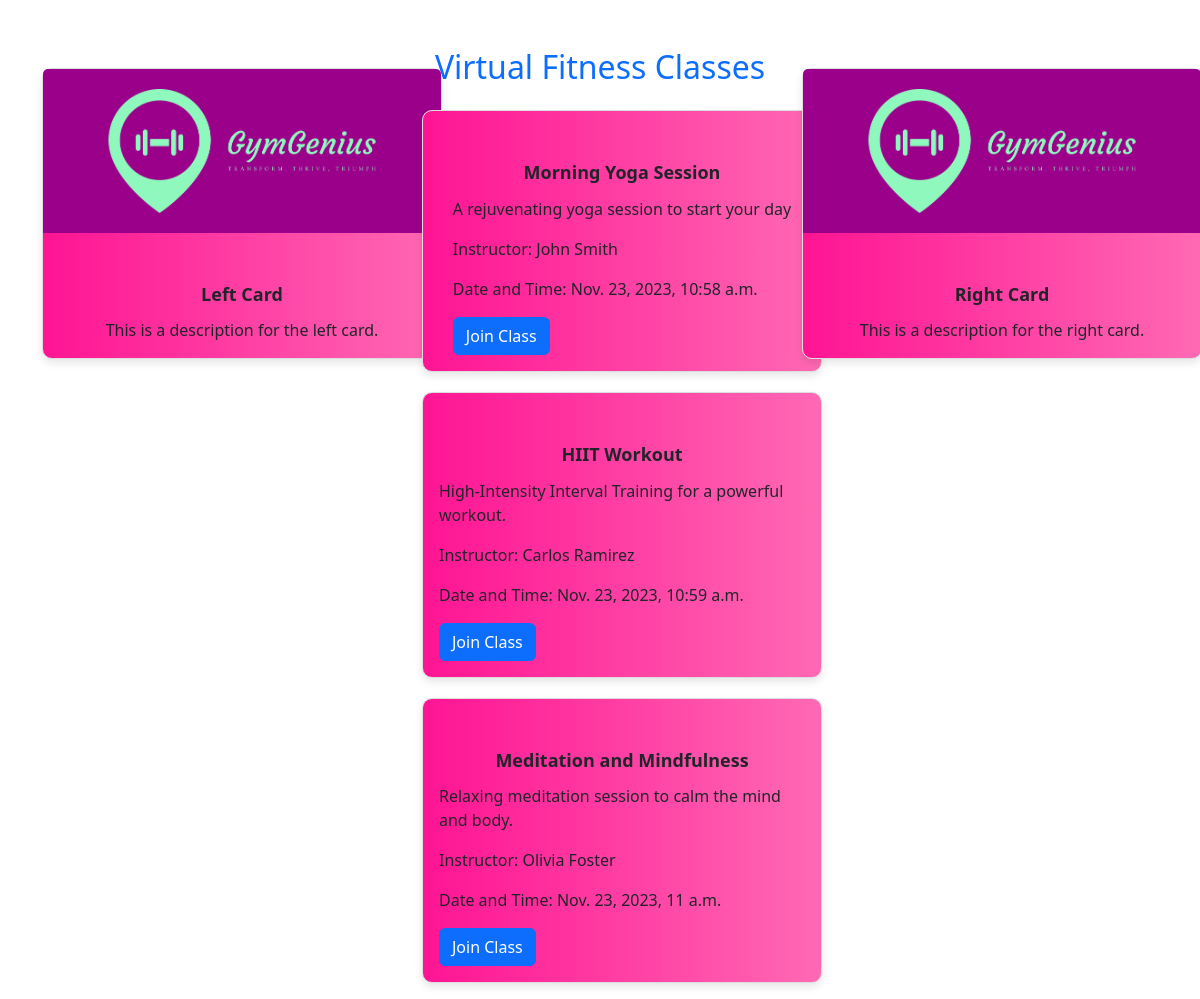
Page /virtual-classes/ (signed in) on the committed database.
### FitMate/models.py (models this page shows, shortened)
class VirtualFitnessClass(models.Model):
    title = models.CharField(max_length=100)
    description = models.TextField()
    date_time = models.DateTimeField()
    instructor = models.ForeignKey(Trainer, on_delete=models.CASCADE, null=True, blank=True)
    meeting_link = models.URLField()

class Trainer(models.Model):
    name = models.CharField(max_length=50)
    expertise = models.CharField(max_length=50)
    def __str__(self):
        return self.name

### FitMate/views.py (the view)
# urls.py: path('virtual-classes/', views.virtual_classes, name='virtual_classes'),
@login_required
def virtual_classes(request):
    classes = VirtualFitnessClass.objects.all()
    context = {'classes': classes}
    return render(request, 'virtual_classes.html', context)

### templates/virtual_classes.html (shortened to what this page needs)
{% load static %}
<html>
<head>
    <link rel="stylesheet" href="{% static 'css/home.css' %}">
    {% load bootstrap5 %}
    {% bootstrap_css %}
</head>
<body>
{% block content %}
<div class="container mt-5">
    <div class="row">
        <div class="col-md-4">
            <div class="card mb-3">
                <img src="{% static 'images/cover.png' %}" class="card-img-top" alt="Left Image">
                <div class="card-body">
                    <h5 class="card-title">Left Card</h5>
                    <p class="card-text mt-5">This is a description for the left card.</p>
                </div>
            </div>
        </div>
        <div class="col-md-4">
          <h2 class="mb-4 text-center text-primary">Virtual Fitness Classes</h2>
          {% for virtual_class in classes %}
          <div class="card mb-3">
            <div class="card-body">
              <h5 class="card-title mt-0">{{ virtual_class.title }}</h5>
              <p class="card-text mt-5">{{ virtual_class.description }}</p>
              <p class="card-text">Instructor: {{ virtual_class.instructor }}</p>
              <p class="card-text">Date and Time: {{ virtual_class.date_time }}</p>
              <a href="{{ virtual_class.meeting_link }}" class="btn btn-primary">Join Class</a>
            </div>
          </div>
        {% endfor %}
        </div>
        <div class="col-md-4">
            <div class="card mb-3">
                <img src="{% static 'images/cover.png' %}" class="card-img-top" alt="Right Image">
                <div class="card-body">
                    <h5 class="card-title">Right Card</h5>
                    <p class="card-text mt-5">This is a description for the right card.</p>
                </div>
            </div>
        </div>
    </div>
</div>
{% endblock %}
</body>
</html>

### FitMate/static/css/home.css (style rules this page uses)
.card { width: 400px; margin: 20px auto; border: 1px solid #ddd; border-radius: 10px; box-shadow: 0 4px 8px 0 rgba(0, 0, 0, 0.2); background-color: #fff; transition: transform 0.2s; position: relative; display: flex; flex-direction: column; align-items: center; justify-content: center; position: relative; background: linear-gradient(to right, #FF1493, #FF69B4); }
.card-title { text-align: center; color: #fff; font-size: 18px; font-weight: bold; position: relative; top: 35px; }

### rows in the picture
VirtualFitnessClass: title "Morning Yoga Session", description "A rejuvenating yoga session to start your day", instructor "John Smith", date_time "Nov. 23, 2023, 10:58 a.m."
VirtualFitnessClass: title "HIIT Workout", description "High-Intensity Interval Training for a powerful workout.", instructor "Carlos Ramirez", date_time "Nov. 23, 2023, 10:59 a.m."
VirtualFitnessClass: title "Meditation and Mindfulness", description "Relaxing meditation session to calm the mind and body.", instructor "Olivia Foster", date_time "Nov. 23, 2023, 11 a.m."
